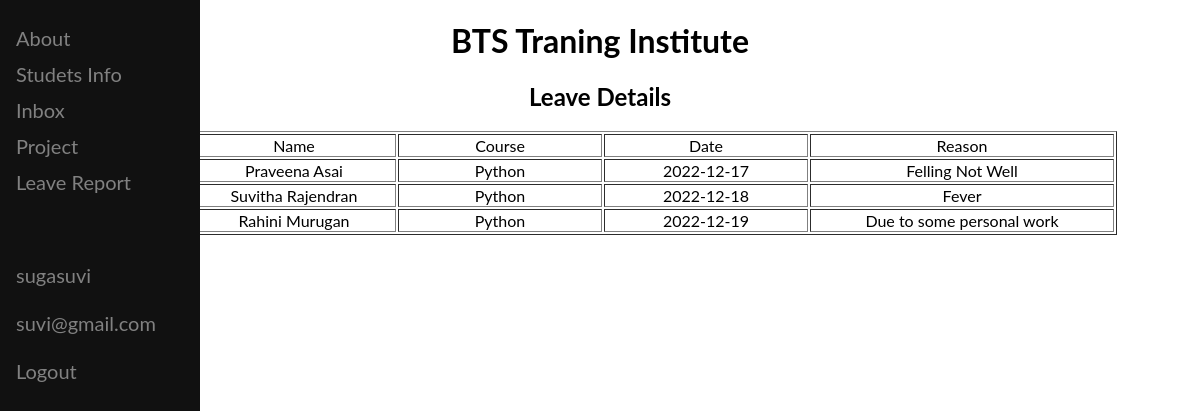
/std_leave (signed in), run on the app's committed database.
### chat/models.py (models this page shows, shortened)
class Leaverequest(models.Model):
    Name= models.CharField(max_length=1000)
    TO = models.CharField(max_length=1000)
    Date = models.CharField(max_length=1000)
    Reason = models.CharField(max_length=10000)

### chat/views.py (the view)
# urls.py: path('std_leave', views.std_leave, name='std_leave'),
def std_leave(request):
    tit = "Leave Details"
    queryset = Leaverequest.objects.all()
    return render(request, 'leavestatus.html',{'all':queryset, 't':tit})

### templates/leavestatus.html (shortened to what this page needs)
<!DOCTYPE html>
<html>
<head>
<link rel="stylesheet" href="https://cdnjs.cloudflare.com/ajax/libs/font-awesome/4.7.0/css/font-awesome.min.css">
</head>
<body>
<div class="sidenav">
<a href="/smain">About</a>
<a href="/stdinfo">Studets Info</a>
<a href="/stf_home">Inbox</a>
<a href="/project">Project</a>
<a href="/std_leave">Leave Report</a><br><br><br>
<a>{{user.username}}<a>
  <a>{{user.email}}<a>
<a href="/login_user">Logout</a>
</body>
</html>
<center><h1>BTS Traning Institute</h1></center>
<center><h2>{{t}}</h2></center>
        {% if all %}
        <table align="center", border="1">
            <thead>
                <tr align="center">
                    <td style="width: 100px">S.No.</td>
                    <td style="width: 200px">Name</td>
                    <td style="width: 200px">Course</td>
                    <td style="width: 200px">Date</td>
                    <td style="width: 300px">Reason</td>
                </tr>
            </thead>
            {% for data in all %}
                <tbody>
                    <tr align="center">
                        <td>{{forloop.counter}}</td>
                        <td>{{data.Name}}</td>
                        <td>{{data.TO}}</td>
                        <td>{{data.Date}}</td>
                        <td>{{data.Reason}}</td>
                    </tr>
                </tbody>
            {% endfor %}
        </table>
        {% endif %}

### templates/leavestatus.html (style rules this page uses)
body { font-family: "Lato", sans-serif; }
.sidenav { height: 100%; width: 200px; position: fixed; z-index: 1; top: 0; left: 0; background-color: #111; overflow-x: hidden; padding-top: 20px; }
.sidenav a, .dropdown-btn { padding: 6px 8px 6px 16px; text-decoration: none; font-size: 20px; color: #818181; display: block; border: none; background: none; width: 100%; text-align: left; cursor: pointer; outline: none; }

### data on the page
Leaverequest: Name "Praveena Asai", TO "Python", Date "2022-12-17", Reason "Felling Not Well"
Leaverequest: Name "Suvitha Rajendran", TO "Python", Date "2022-12-18", Reason "Fever"
Leaverequest: Name "Rahini Murugan", TO "Python", Date "2022-12-19", Reason "Due to some personal work"

### other printed values
{{ user.username }} "sugasuvi"
{{ user.email }} "suvi@gmail.com"
{{ t }} "Leave Details"
